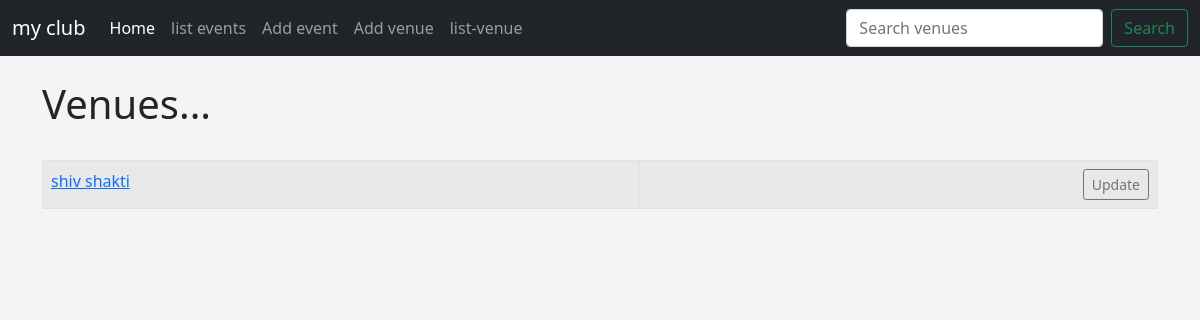
The app's page /list_venue, older data.
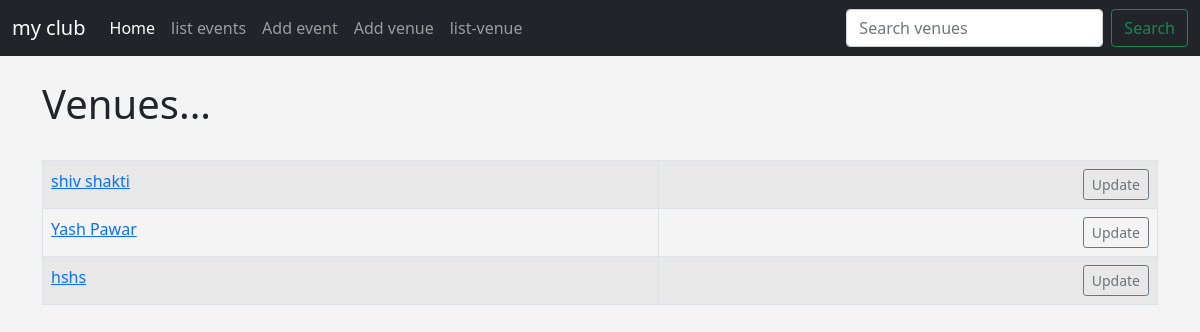
The same page, newer data.
### events/models.py (models this page shows)
class Venue(models.Model):
    name = models.CharField('venue name',max_length=50)
    address = models.CharField(max_length=200)
    city = models.CharField(max_length=50)
    state = models.CharField(max_length=50,blank=True)
    zip_code = models.CharField(max_length=10,blank=True)
    phone = models.CharField(max_length=20,blank=True)
    website = models.URLField(max_length=200,blank=True)
    def __str__(self):
        return self.name

### events/views.py (the view)
# urls.py: path('list_venue', views.list_venue, name='list-venue'),
def list_venue(request):
  venues = Venue.objects.all()
  return render(request, 'events/venue.html',
                {'venues': venues})

### events/templates/events/venue.html (shortened to what this page needs)
{% extends 'events/base.html' %}
{% block content %}
	<h1>Venues...</h1>
<br/>
<table class="table table-striped table-hover table-bordered">
	{% for venue in venues %}
		<tr>
			<td>
				<a href="{% url 'show_venue' venue.id %}">{{ venue }}</a>
			</td>
			<td align="right">
				<a href="{% url 'update-venue' venue.id %}" class="btn btn-outline-secondary btn-sm">Update</a>
			</td>
		</tr>
	{% endfor %}
</table>
<br/></br/>
<br/>
{% endblock %}

Row changes from the older to the newer data that the page shows:
added Venue: name "Yash Pawar"
added Venue: name "hshs"
